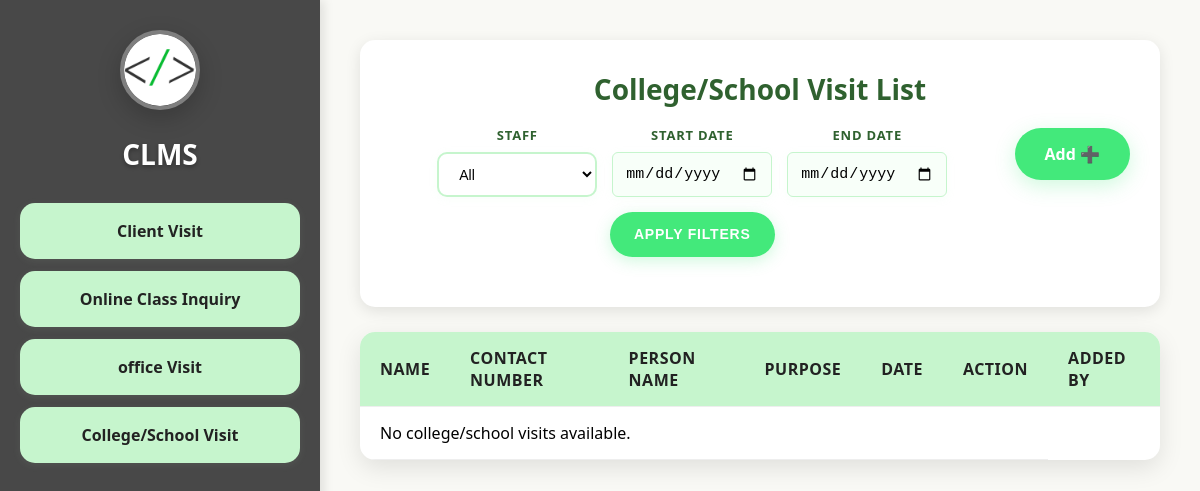
Page /add-dashboard/college-visit/list/ (signed in) on the earlier database version.
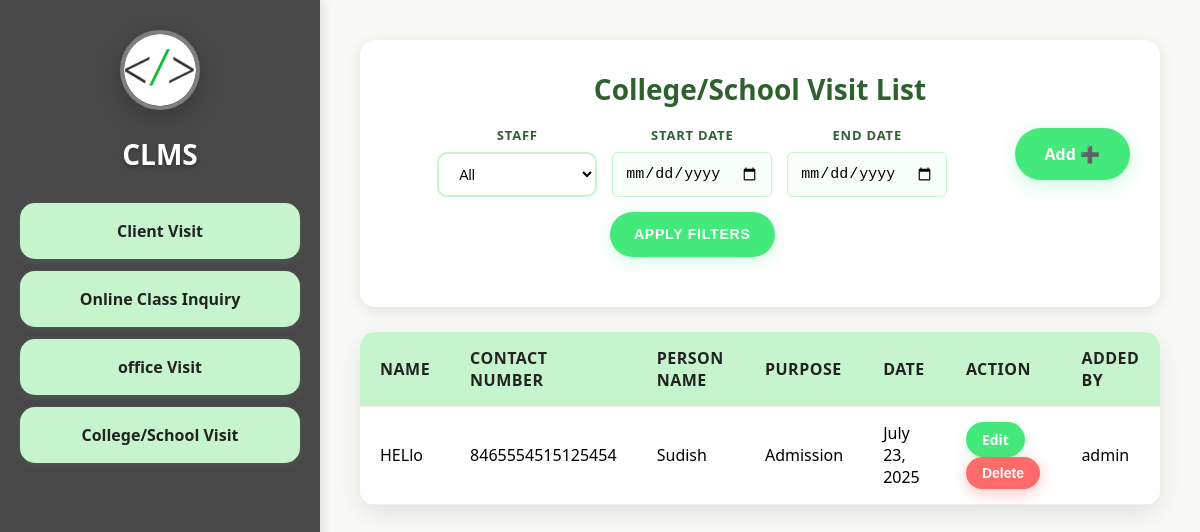
Same page on the later database version.
### staff/models.py (models this page shows, shortened)
class CollegeVisit(models.Model):
    user = models.ForeignKey(User, on_delete=models.CASCADE)
    name = models.CharField(max_length=100)
    contact = models.CharField(max_length=20)
    person_name = models.CharField(max_length=100)
    purpose = models.CharField(max_length=255)
    date = models.DateField()

### staff/views.py (the view)
# urls.py: path('college-visit/list/', views.college_visit_list, name='college_visit_list'),
@login_required
def college_visit_list(request):
    if request.user.is_superuser:
        college_visits = CollegeVisit.objects.all().order_by('-id')
        staff_filter = request.GET.get('staff')
        if staff_filter and staff_filter != 'all':
            college_visits = college_visits.filter(user_id=staff_filter)
        start_date = request.GET.get('start_date')
        end_date = request.GET.get('end_date')
        if start_date:
            try:
                start_date = datetime.strptime(start_date, '%Y-%m-%d').date()
                college_visits = college_visits.filter(date__gte=start_date)
            except ValueError:
                pass
        if end_date:
            try:
                end_date = datetime.strptime(end_date, '%Y-%m-%d').date()
                college_visits = college_visits.filter(date__lte=end_date)
            except ValueError:
                pass
        staff_users = User.objects.filter(is_staff=True).order_by('username')
    else:
        college_visits = CollegeVisit.objects.filter(user=request.user).order_by('-id')
        staff_users = None
    return render(request, 'pages/staff/College_SchoolVisit.html', {
        'college_visits': college_visits,
        'staff_users': staff_users,
        'current_filters': {
            'staff': request.GET.get('staff', ''),
            'start_date': request.GET.get('start_date', ''),
            'end_date': request.GET.get('end_date', ''),
        }
    })

### templates/pages/staff/College_SchoolVisit.html (shortened to what this page needs)
{% load static %}
<!DOCTYPE html>
<html lang="en">
<head>
  <link rel="stylesheet" href="{% static 'css/Visit.css' %}">
</head>
<body>
  <div class="container">
    <div class="sidebar">
      <div class="logo">
        <a href="{% url 'add_dashboard' %}">
         <img src="{% static 'assets/favicon.png' %}" alt="Logo">
        </a>
      </div>
      <h2>CLMS</h2>
      <ul>
        <li><a href="{% url 'client_visit_list' %}">Client Visit</a></li>
        <li><a href="{% url 'online_class_list' %}">Online Class Inquiry</a></li>
        <li><a href="{% url 'office_visit_list' %}">office Visit</a></li>
        <li><a href="{% url 'college_visit_list' %}">College/School Visit</a></li>
      </ul>
    </div>
    <div class="main-content">
      <div class="header">
        <h2>College/School Visit List</h2>
        <div class="header-controls">
          <a href="{% url 'add_dashboard' %}" class="add-btn">Add ➕</a>
          {% if user.is_superuser and staff_users %}
          <div class="filter-container">
            <form method="GET" class="filter-form" style="display: flex; align-items: center; gap: 15px; flex-wrap: wrap;">
              <div class="filter-item">
                <label for="staff">Staff</label>
                <select name="staff" id="staff">
                  <option value="all" {% if current_filters.staff == 'all' or not current_filters.staff %}selected{% endif %}>All</option>
                </select>
              </div>
              <div class="filter-item">
                <label for="start_date">Start Date</label>
                <input type="date" name="start_date" id="start_date" value="{{ current_filters.start_date }}" placeholder="yyyy-mm-dd">
              </div>
              <div class="filter-item">
                <label for="end_date">End Date</label>
                <input type="date" name="end_date" id="end_date" value="{{ current_filters.end_date }}" placeholder="yyyy-mm-dd">
              </div>
              <button type="submit" class="apply-btn">Apply Filters</button>
            </form>
          </div>
          {% endif %}
        </div>
      </div>
      <table>
        <thead>
          <tr>
            <th>Name</th>
            <th>Contact number</th>
            <th>Person Name</th>
            <th>Purpose</th>
            <th>Date</th>
            <th>Action</th>
            <th>Added By</th>
          </tr>
        </thead>
        <tbody>
          {% for visit in college_visits %}
          <tr class="{% cycle 'white-row' 'green-row' %}">
            <td>{{ visit.name }}</td>
            <td>{{ visit.contact }}</td>
            <td>{{ visit.person_name }}</td>
            <td>{{ visit.purpose }}</td>
            <td>{{ visit.date }}</td>
            <td>
              <a href="{% url 'edit_college' visit.id %}" class="edit-btn">Edit</a>
              <form method="POST" action="{% url 'delete_college' visit.id %}" style="display: inline; margin: 0;">
                <button class="delete-btn">Delete</button>
              </form>
            </td>
            <td>{{ visit.user.username }}</td>
          </tr>
          {% empty %}
          <tr>
            <td colspan="6">No college/school visits available.</td>
          </tr>
          {% endfor %}
        </tbody>
      </table>
    </div>
  </div>
</body>
</html>

Differences in the rows shown:
added CollegeVisit: name "HELlo", contact "8465554515125454", person_name "Sudish", purpose "Admission", date "July 23, 2025", user.username "admin"
Other differences:
text no longer shown: "No college/school visits available."
